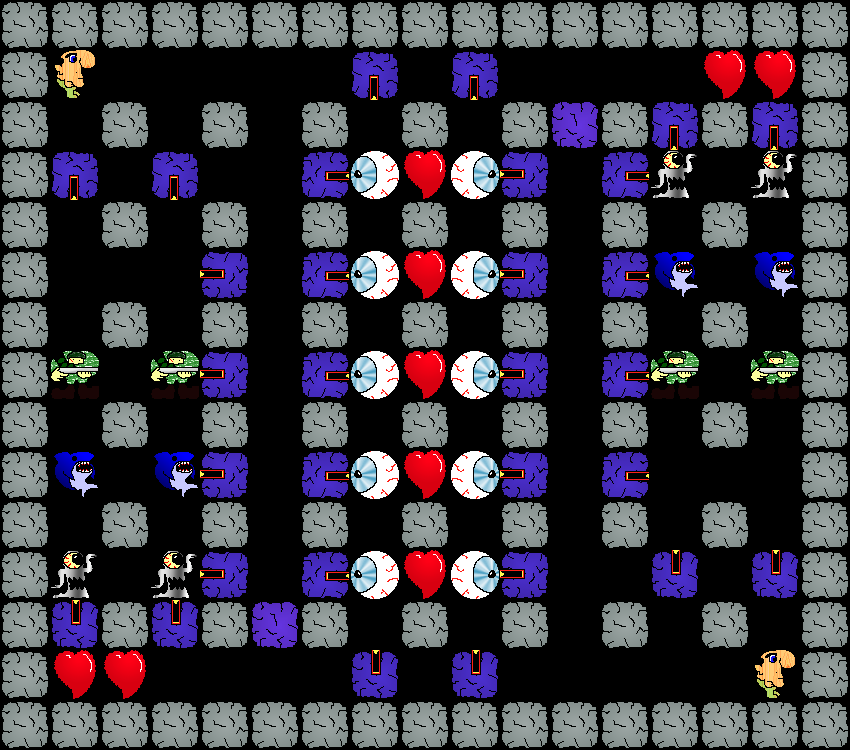

Tiled map render using the project's own tile images. Description and the map definition, with tile-layer contents summarised, below:
An orthogonal 17x15 tile map with 50x50 px tiles, 1 tile layer (Action).

<map version="1.0" orientation="orthogonal" width="17" height="15" tilewidth="50" tileheight="50">
 <tileset firstgid="1" name="Tiles" tilewidth="50" tileheight="50">
  <image source="Tileset2.png" width="256" height="256" />
  <tile id="0">
   <properties>
    <property name="Direction" value="kRight" />
    <property name="Type" value="Turret" />
   </properties>
  </tile>
  <tile id="1">
   <properties>
    <property name="Direction" value="kUp" />
    <property name="Type" value="Sentry" />
   </properties>
  </tile>
  <tile id="2">
   <properties>
    <property name="Type" value="BreakableBlock" />
   </properties>
  </tile>
  <tile id="3">
   <properties>
    <property name="Type" value="Block" />
   </properties>
  </tile>
  <tile id="5">
   <properties>
    <property name="Direction" value="kDown" />
    <property name="Type" value="Turret" />
   </properties>
  </tile>
  <tile id="6">
   <properties>
    <property name="Direction" value="kDown" />
    <property name="Type" value="Sentry" />
   </properties>
  </tile>
  <tile id="7">
   <properties>
    <property name="Type" value="Player" />
   </properties>
  </tile>
  <tile id="8">
   <properties>
    <property name="Type" value="Shark" />
   </properties>
  </tile>
  <tile id="10">
   <properties>
    <property name="Direction" value="kLeft" />
    <property name="Type" value="Turret" />
   </properties>
  </tile>
  <tile id="11">
   <properties>
    <property name="Direction" value="kRight" />
    <property name="Type" value="Sentry" />
   </properties>
  </tile>
  <tile id="12">
   <properties>
    <property name="Type" value="Ghost" />
   </properties>
  </tile>
  <tile id="13">
   <properties>
    <property name="Direction" value="Rotate" />
    <property name="Type" value="Turret" />
   </properties>
  </tile>
  <tile id="15">
   <properties>
    <property name="Direction" value="kUp" />
    <property name="Type" value="Turret" />
   </properties>
  </tile>
  <tile id="16">
   <properties>
    <property name="Direction" value="kLeft" />
    <property name="Type" value="Sentry" />
   </properties>
  </tile>
  <tile id="17">
   <properties>
    <property name="Type" value="Gangster" />
   </properties>
  </tile>
  <tile id="18">
   <properties>
    <property name="Type" value="FireLizard" />
   </properties>
  </tile>
  <tile id="20">
   <properties>
    <property name="Type" value="Soldier" />
   </properties>
  </tile>
  <tile id="21">
   <properties>
    <property name="Type" value="Heart" />
   </properties>
  </tile>
  <tile id="22">
   <properties>
    <property name="Type" value="StorBot" />
   </properties>
  </tile>
  <tile id="23">
   <properties>
    <property name="Direction" value="Rotate" />
    <property name="Type" value="Sentry" />
   </properties>
  </tile>
 </tileset>
 <layer name="Action" width="17" height="15">
  <properties>
   <property name="ColorValue0" value="0" />
   <property name="ColorValue1" value="128" />
   <property name="ColorValue2" value="128" />
   <property name="ColorValue3" value="100" />
  </properties>
  <data>[255 cells, 167 non-empty, 13 distinct tile ids]</data>
 </layer>
</map>
